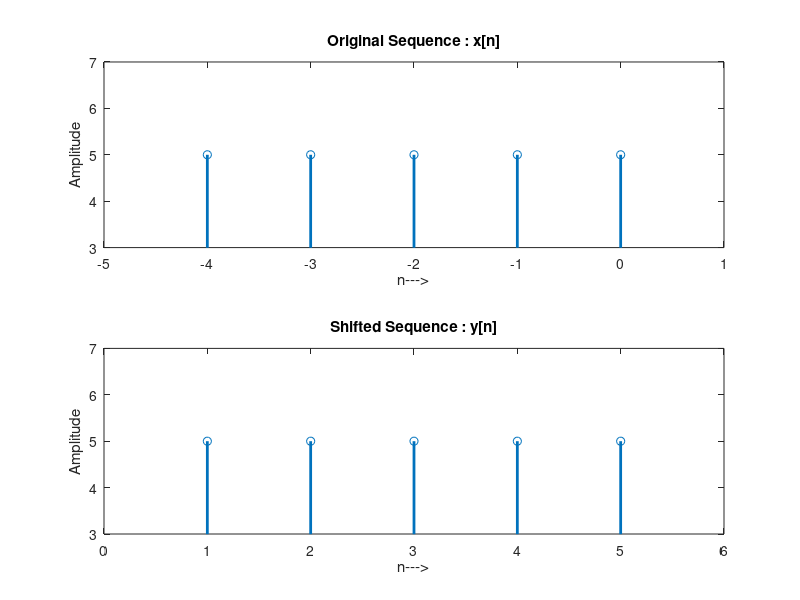

This chart was generated by the following MATLAB code:
y = input("Enter no. of terms in sequence: ");
n = 0:y-1;

x = [];

disp("Enter values in sequence: ");
for i=1 : length(n)
    x(i) = input("> ");
end

pos = input("Enter position for 0th index in x[n]: ");

new_n = n-pos+1;

shifted_n = input("Enter position by which you want to shift (k) in x[n+k] : ");
shifted_n = new_n + shifted_n;

figure(1);
subplot(2,1,1)
stem(new_n,x,'LineWidth',2)
xlabel("n--->")
ylabel("Amplitude")
xlim([min(new_n)-1,max(new_n)+1])
ylim([min(x)-2,max(x)+2])
title("Original Sequence : x[n]")

subplot(2,1,2)
stem(shifted_n,x,'LineWidth',2)
xlabel("n--->")
ylabel("Amplitude")
xlim([min(shifted_n)-1,max(shifted_n)+1])
ylim([min(x)-2,max(x)+2])
title("Shifted Sequence : y[n]")


